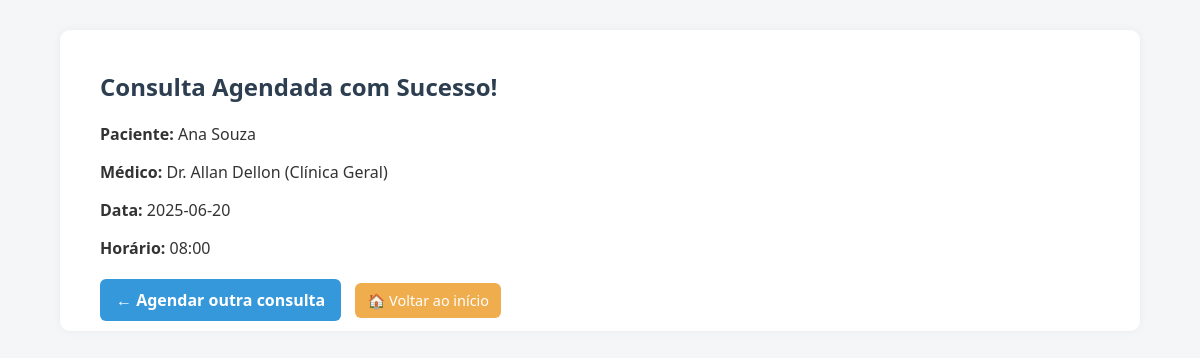
The app's page /comprovante/38 (signed in) with its own data.
### tables this page shows
CREATE TABLE usuario (
    id INTEGER PRIMARY KEY AUTOINCREMENT,
    nome TEXT NOT NULL,
    email TEXT NOT NULL UNIQUE,
    senha_hash TEXT NOT NULL
);

CREATE TABLE "medico" (
	"id"	INTEGER,
	"nome"	TEXT NOT NULL,
	"especialidade"	TEXT NOT NULL,
	PRIMARY KEY("id" AUTOINCREMENT)
);

CREATE TABLE agenda (
    id INTEGER PRIMARY KEY AUTOINCREMENT,
    medico_id INTEGER NOT NULL,
    data TEXT NOT NULL,
    horario TEXT NOT NULL,
    vagas_totais INTEGER NOT NULL,
    vagas_ocupadas INTEGER DEFAULT 0,
    FOREIGN KEY (medico_id) REFERENCES medico(id)
);

### app.py (the view)
@app.route('/comprovante/<int:consulta_id>')
def comprovante(consulta_id):
    if 'atendente_id' not in session:
        return redirect(url_for('login'))
    conn = get_db_connection()
    cursor = conn.cursor()
    cursor.execute('''
        SELECT c.id, u.nome AS paciente, m.nome AS medico, m.especialidade,
               a.data, a.horario
        FROM consulta c
        JOIN usuario u ON c.usuario_id = u.id
        JOIN agenda a ON c.agenda_id = a.id
        JOIN medico m ON a.medico_id = m.id
        WHERE c.id = ?
    ''', (consulta_id,))
    consulta = cursor.fetchone()
    conn.close()
    return render_template('comprovante.html', consulta=consulta)

### app.py (called while the page is built)
def get_db_connection():
    conn = sqlite3.connect('clinica.db')
    conn.row_factory = sqlite3.Row
    return conn

### templates/comprovante.html (shortened to what this page needs)
<!DOCTYPE html>
<html lang="pt-BR">
<head>
    <link rel="stylesheet" href="{{ url_for('static', filename='style.css') }}">
</head>
<body>
    <div class="container">
        <h2 style="color: #2c3e50;">Consulta Agendada com Sucesso!</h2>
        <p><strong>Paciente:</strong> {{ consulta['paciente'] }}</p>
        <p><strong>Médico:</strong> {{ consulta['medico'] }} ({{ consulta['especialidade'] }})</p>
        <p><strong>Data:</strong> {{ consulta['data'] }}</p>
        <p><strong>Horário:</strong> {{ consulta['horario'] }}</p>
        <div style="margin-top: 30px;">
            <a href="{{ url_for('agendar') }}" class="btn-primary" style="margin-right: 10px;">← Agendar outra consulta</a>
            <a href="{{ url_for('home') }}" class="btn-secondary">🏠 Voltar ao início</a>
        </div>
    </div>
</body>
</html>

### static/style.css (style rules this page uses)
body { font-family: 'Segoe UI', Tahoma, Geneva, Verdana, sans-serif; background-color: #f4f6f8; margin: 0; padding: 0; color: #333; }
h2 { color: #2c3e50; }
a { color: #5a5af0; text-decoration: none; }
.container { width: 100%; max-width: 1000px; margin: 30px auto; padding: 20px 40px; background-color: #fff; border-radius: 10px; box-shadow: 0 0 10px rgba(0, 0, 0, 0.05); }
button, .btn-primary, .btn-success, .btn-danger, .btn-secondary { border: none; border-radius: 6px; cursor: pointer; font-size: 1rem; padding: 10px 16px; text-decoration: none; color: white; transition: background-color 0.3s ease; }
.btn-primary { background-color: #3498db; font-weight: bold; }
.btn-secondary { background-color: #f0ad4e; padding: 8px 12px; font-size: 0.9rem; color: white; }

### records on screen
usuario: paciente "Ana Souza"
medico: medico "Dr. Allan Dellon", especialidade "Clínica Geral"
agenda: data "2025-06-20", horario "08:00"
